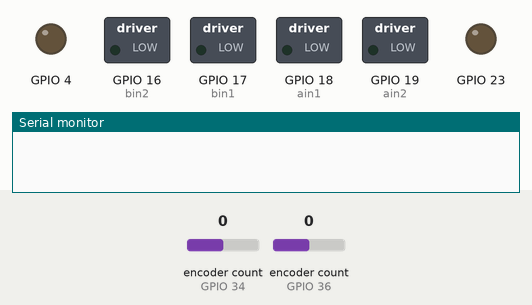
This sketch was run on a simulated ESP32. Shown: switched loads named in the sketch (green lamp = pin HIGH), output pins drawn as LEDs (lit = HIGH), the last lines printed to the serial monitor. The inputs (shaded band) are chosen by the test bench; at power-on: encoder count (sensors on GPIO 34, GPIO 36) 0.

Above: at 0.0 s.
At 4.65 s:
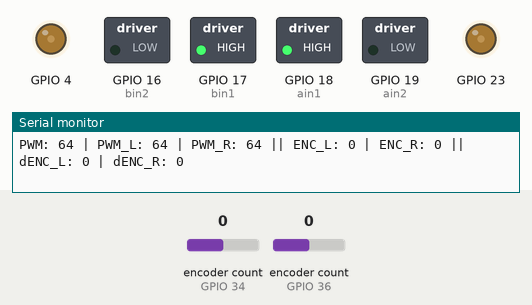
At 11.1 s:
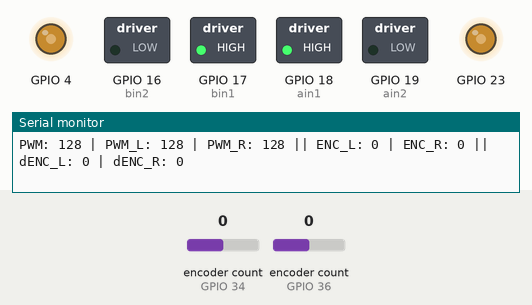
At 17.45 s:
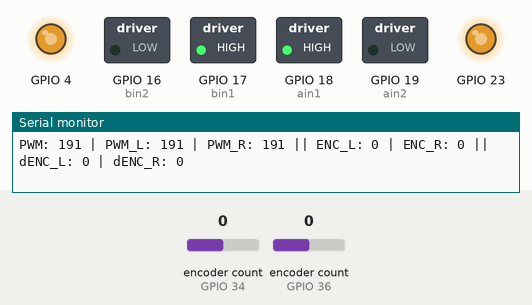
At 23.8 s:
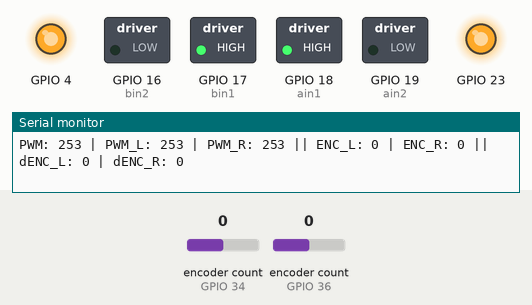
Timing chart, 0 to 25.3 s (numbered marks = the images above):
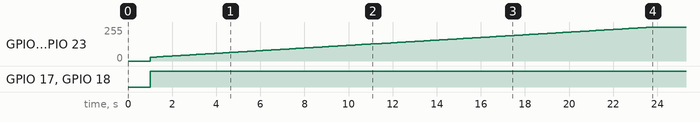

Measured:
- by itself, GPIO 4, GPIO 23: moves from 0/255 to 254/255 over 22.7 s
- by itself, GPIO 17 (bin1), GPIO 18 (ain1): LOW → HIGH at 1.0 s

The sketch:

Motores_Parte2.ino
```cpp
#include <Arduino.h>
#include <ESP32Encoder.h>
#include "driver/ledc.h"

// =========================
// Pines motores
// =========================
#define ain1 18
#define ain2 19
#define pwm_a 23   // motor derecho

#define bin1 17
#define bin2 16
#define pwm_b 4    // motor izquierdo

// =========================
// Pines encoders
// =========================
#define enc1_pinA 34   // encoder derecho A
#define enc1_pinB 35   // encoder derecho B
#define enc2_pinA 36   // encoder izquierdo A
#define enc2_pinB 39   // encoder izquierdo B
int pwm_test = 27;
unsigned long lastSubida = 0;
// =========================
// Configuración PWM ESP32
// =========================
static const int freq = 5000;
static const ledc_mode_t speed_mode = LEDC_HIGH_SPEED_MODE;
static const ledc_timer_t timer_num = LEDC_TIMER_0;
static const ledc_timer_bit_t duty_resolution = LEDC_TIMER_8_BIT;

// Canal 0 -> motor derecho
// Canal 1 -> motor izquierdo
static const ledc_channel_t ch_der = LEDC_CHANNEL_0;
static const ledc_channel_t ch_izq = LEDC_CHANNEL_1;

// =========================
// Objetos globales
// =========================
ESP32Encoder encoder_der;
ESP32Encoder encoder_izq;

// =========================
// Variables globales
// =========================
volatile int pwm_cmd_L = 0;
volatile int pwm_cmd_R = 0;

long prevCountR = 0;
long prevCountL = 0;
unsigned long prevPrint = 0;

// =========================
// Prototipos
// =========================
void motor(int Velocidad_motor_izq, int Velocidad_motor_der);
void setupPWM();
void setupMotores();
void setupEncoders();

// =========================
// Función motor
// motor(izq, der)
// rango esperado: -255 a 255
// =========================
void motor(int Velocidad_motor_izq, int Velocidad_motor_der) {
  Velocidad_motor_der = constrain(Velocidad_motor_der, -255, 255);
  Velocidad_motor_izq = constrain(Velocidad_motor_izq, -255, 255);

  pwm_cmd_L = Velocidad_motor_izq;
  pwm_cmd_R = Velocidad_motor_der;

  int pwm_der = abs(Velocidad_motor_der);
  int pwm_izq = abs(Velocidad_motor_izq);

  // =========================
  // Motor derecho
  // =========================
  if (Velocidad_motor_der > 0) {
    digitalWrite(ain1, HIGH);
    digitalWrite(ain2, LOW);
  } else if (Velocidad_motor_der < 0) {
    digitalWrite(ain1, LOW);
    digitalWrite(ain2, HIGH);
  } else {
    digitalWrite(ain1, LOW);
    digitalWrite(ain2, LOW);
    pwm_der = 0;
  }

  ledc_set_duty(speed_mode, ch_der, pwm_der);
  ledc_update_duty(speed_mode, ch_der);

  // =========================
  // Motor izquierdo
  // =========================
  if (Velocidad_motor_izq > 0) {
    digitalWrite(bin1, HIGH);
    digitalWrite(bin2, LOW);
  } else if (Velocidad_motor_izq < 0) {
    digitalWrite(bin1, LOW);
    digitalWrite(bin2, HIGH);
  } else {
    digitalWrite(bin1, LOW);
    digitalWrite(bin2, LOW);
    pwm_izq = 0;
  }

  ledc_set_duty(speed_mode, ch_izq, pwm_izq);
  ledc_update_duty(speed_mode, ch_izq);
}

// =========================
// Configuración PWM
// =========================
void setupPWM() {
  ledc_timer_config_t timer_conf = {};
  timer_conf.speed_mode = speed_mode;
  timer_conf.duty_resolution = duty_resolution;
  timer_conf.timer_num = timer_num;
  timer_conf.freq_hz = freq;
  timer_conf.clk_cfg = LEDC_AUTO_CLK;
  ledc_timer_config(&timer_conf);

  ledc_channel_config_t chA = {};
  chA.gpio_num = pwm_a;
  chA.speed_mode = speed_mode;
  chA.channel = ch_der;
  chA.intr_type = LEDC_INTR_DISABLE;
  chA.timer_sel = timer_num;
  chA.duty = 0;
  chA.hpoint = 0;
  ledc_channel_config(&chA);

  ledc_channel_config_t chB = {};
  chB.gpio_num = pwm_b;
  chB.speed_mode = speed_mode;
  chB.channel = ch_izq;
  chB.intr_type = LEDC_INTR_DISABLE;
  chB.timer_sel = timer_num;
  chB.duty = 0;
  chB.hpoint = 0;
  ledc_channel_config(&chB);
}

// =========================
// Configuración motores
// =========================
void setupMotores() {
  pinMode(ain1, OUTPUT);
  pinMode(ain2, OUTPUT);
  pinMode(bin1, OUTPUT);
  pinMode(bin2, OUTPUT);

  digitalWrite(ain1, LOW);
  digitalWrite(ain2, LOW);
  digitalWrite(bin1, LOW);
  digitalWrite(bin2, LOW);

  setupPWM();
}

// =========================
// Configuración encoders
// =========================
void setupEncoders() {
  // ESP32Encoder::useInternalWeakPullResistors = puType::up;

  encoder_der.attachFullQuad(enc1_pinA, enc1_pinB);
  encoder_izq.attachFullQuad(enc2_pinA, enc2_pinB);

  encoder_der.clearCount();
  encoder_izq.clearCount();
}

// =========================
// Setup
// =========================
void setup() {
  Serial.begin(115200);
  delay(1000);

  setupMotores();
  setupEncoders();

  Serial.println("Inicio prueba motores + encoders");
}

// =========================
// Loop principal
// =========================
void loop() {

  // Subir PWM cada 500ms
  if (millis() - lastSubida >= 100) {
    lastSubida = millis();
    if (pwm_test < 255) pwm_test += 1;
  }

  motor(pwm_test, pwm_test);

  // =========================
  // Impresión cada 200 ms
  // =========================
  if (millis() - prevPrint >= 200) {
    prevPrint = millis();

    long countR = encoder_der.getCount();
    long countL = encoder_izq.getCount();

    long deltaR = countR - prevCountR;
    long deltaL = countL - prevCountL;

    prevCountR = countR;
    prevCountL = countL;

    Serial.print("PWM: ");
    Serial.print(pwm_test);
    Serial.print(" | PWM_L: ");
    Serial.print(pwm_cmd_L);
    Serial.print(" | PWM_R: ");
    Serial.print(pwm_cmd_R);

    Serial.print(" || ENC_L: ");
    Serial.print(countL);
    Serial.print(" | ENC_R: ");
    Serial.print(countR);

    Serial.print(" || dENC_L: ");
    Serial.print(deltaL);
    Serial.print(" | dENC_R: ");
    Serial.println(deltaR);
  }
}
```
